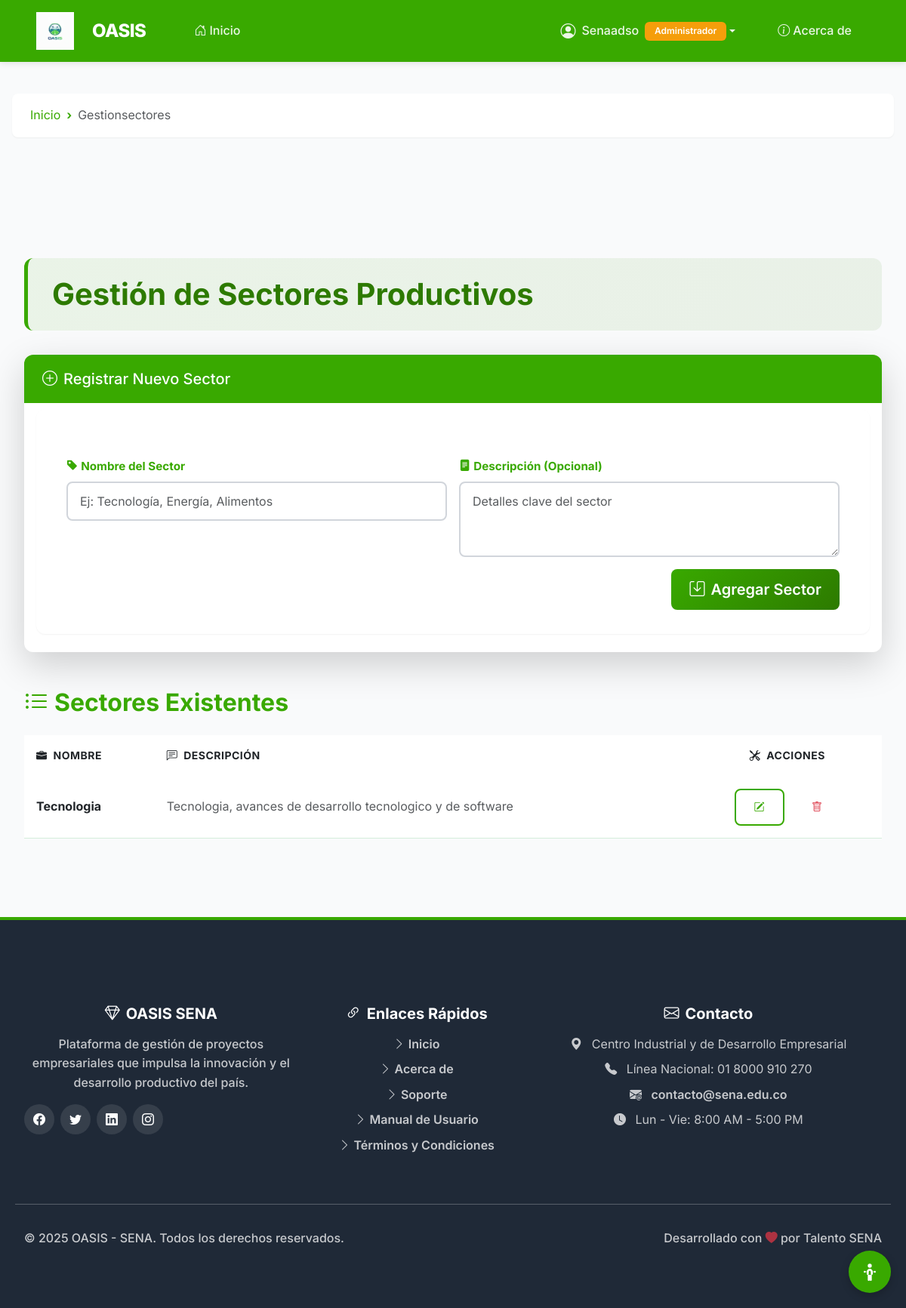
Screenshot of /gestion/sectores/ (signed in) with the database file from the repository.
### usuario/models.py (models this page shows, shortened)
class Usuario(AbstractUser):
    ADMIN = "ADMIN"
    EMPRESA = "EMPRESA"
    APRENDIZ = "APRENDIZ"
    INSTRUCTOR = "INSTRUCTOR"
    ROLES = [
        (ADMIN, "Administrador"),
        (EMPRESA, "Empresa"),
        (APRENDIZ, "Aprendiz"),
        (INSTRUCTOR, "Instructor"),
    ]
    rol = models.CharField(max_length=20, choices=ROLES, default=APRENDIZ, verbose_name="Rol del Usuario")
    esta_activo = models.BooleanField(default=True, verbose_name="Está Activo")
    class Meta:
        verbose_name = "Usuario del Sistema"
        verbose_name_plural = "Usuarios del Sistema"

class SectorProductivo(models.Model):
    nombre = models.CharField(max_length=100, unique=True, verbose_name="Sector Productivo")
    descripcion = models.TextField(blank=True, null=True, verbose_name="Descripción del Sector")
    class Meta:
        verbose_name = "Sector Productivo"
        verbose_name_plural = "Sectores Productivos"

### usuario/utils.py (the view)
        def _wrapped_view(request, *args, **kwargs):
            user = request.user
            if not user.is_authenticated:
                return redirect(reverse('auth:login') + f'?next={request.get_full_path()}')
            if user.is_superuser:
                return view_func(request, *args, **kwargs)
            if hasattr(user, 'rol') and user.rol in allowed_roles:
                return view_func(request, *args, **kwargs)
            messages.error(request, "No tienes permiso para acceder a esta página.")
            return redirect('home:inicio') # Redirige a la página de inicio de la app 'home'

### gestion/templates/gestion_sectores.html (shortened to what this page needs)
{% extends "base.html" %}
{% load static %}
{% load widget_tweaks %}
{% block content %}
<div class="container my-5">
    <div class="header-section">
        <h1>
            Gestión de Sectores Productivos
        </h1>
    </div>
    <div class="card card-sena shadow-lg mb-5 border-sena">
        <div class="card-header card-header-sena">
            <h5 class="mb-0">
                <i class="bi bi-plus-circle me-2"></i>Registrar Nuevo Sector
            </h5>
        </div>
        <div class="card-body p-4">
            <form method="POST" novalidate class="row g-3">
                <div class="col-md-6">
                    <label for="{{ form.nombre.id_for_label }}" class="form-label fw-bold text-sena">
                        <i class="bi bi-tag-fill me-1"></i>Nombre del Sector
                    </label>
                    {% render_field form.nombre class="form-control" placeholder="Ej: Tecnología, Energía, Alimentos" %}
                </div>
                <div class="col-md-6">
                    <label for="{{ form.descripcion.id_for_label }}" class="form-label fw-bold text-sena">
                        <i class="bi bi-file-text-fill me-1"></i>Descripción (Opcional)
                    </label>
                    {% render_field form.descripcion class="form-control" placeholder="Detalles clave del sector" %}
                </div>
                <div class="col-12 text-end">
                    <button type="submit" class="btn btn-sena btn-lg">
                        <i class="bi bi-save me-2"></i>Agregar Sector
                    </button>
                </div>
            </form>
        </div>
    </div>
    <h2 class="text-sena fw-bold mb-4">
        <i class="bi bi-list-ul me-2"></i>Sectores Existentes
    </h2>
    {% if sectores %}
        <div class="table-responsive">
            <table class="table table-hover table-sena">
                <thead>
                    <tr>
                        <th><i class="bi bi-briefcase-fill me-2"></i>Nombre</th>
                        <th><i class="bi bi-chat-left-text me-2"></i>Descripción</th>
                        <th class="text-center"><i class="bi bi-tools me-2"></i>Acciones</th>
                    </tr>
                </thead>
                <tbody>
                    {% for sector in sectores %}
                    <tr>
                        <td class="fw-bold">{{ sector.nombre }}</td>
                        <td class="text-muted">{{ sector.descripcion|truncatechars:80|default:"Sin descripción" }}</td>
                        <td class="text-center">
                            <a href="{% url 'gestion:editar_sector' sector.id %}"
                               class="btn btn-sena-outline btn-sm me-2"
                               title="Editar">
                                <i class="bi bi-pencil-square"></i>
                            </a>
                            <a href="{% url 'gestion:eliminar_sector' sector.id %}"
                               class="btn btn-outline-danger btn-sm"
                               title="Eliminar"
                               onclick="return confirm('¿Eliminar el sector: {{ sector.nombre }}?');">
                                <i class="bi bi-trash"></i>
                            </a>
                        </td>
                    </tr>
                    {% endfor %}
                </tbody>
            </table>
        </div>
    {% else %}
        <div class="alert alert-sena text-center p-4" role="alert">
            <i class="bi bi-inbox text-sena fs-4 d-block mb-2"></i>
            <strong>No hay sectores productivos registrados aún.</strong>
        </div>
    {% endif %}
</div>
{% endblock %}

### home/templates/base.html (shortened to what this page needs)
<!DOCTYPE html>
{% load static %}
<html lang="es">
<head>
    <link href="https://cdn.jsdelivr.net/npm/bootstrap@5.3.0/dist/css/bootstrap.min.css" rel="stylesheet">
    <link rel="stylesheet" href="https://cdn.jsdelivr.net/npm/bootstrap-icons@1.11.3/font/bootstrap-icons.min.css">
    <link rel="stylesheet" href="{% static 'css/styles.css' %}">
</head>
<body>
    <nav class="navbar navbar-expand-lg navbar-dark" id="mainNavbar">
        <div class="container-fluid px-lg-5">
            <a class="navbar-brand d-flex align-items-center" href="{% url 'home:inicio' %}">
                <img class="logo_OASIS" src="{% static 'img/logo/Logo_OASIS.jpg' %}" alt="Logo OASIS">
                <span>OASIS</span>
            </a>
            <div class="collapse navbar-collapse" id="navbarNav">
                <ul class="navbar-nav me-auto mb-2 mb-lg-0 ms-lg-4">
                    <li class="nav-item">
                        <a class="nav-link {% if request.resolver_match.url_name == 'home:inicio' %}active{% endif %}"
                            href="{% url 'home:inicio' %}">
                            <i class="bi bi-house-door me-1"></i>Inicio
                        </a>
                    </li>
                </ul>
                <ul class="navbar-nav align-items-lg-center gap-2">
                    {% if user.is_authenticated %}
                    <li class="nav-item dropdown">
                        <a class="nav-link dropdown-toggle d-flex align-items-center" href="#"
                            id="userDropdown" role="button" data-bs-toggle="dropdown" aria-expanded="false">
                            <i class="bi bi-person-circle fs-5 me-2"></i>
                            <span>{{ user.username }}</span>
                            {% if user.get_rol_display %}
                            <span class="badge bg-warning ms-2">{{ user.get_rol_display }}</span>
                            {% endif %}
                        </a>
                    </li>
                    {% endif %}
                    <li class="nav-item">
                        <a class="nav-link {% if request.resolver_match.url_name == 'home:acerca_de' %}active{% endif %}"
                            href="{% url 'home:acerca_de' %}">
                            <i class="bi bi-info-circle me-1"></i>Acerca de
                        </a>
                    </li>
                </ul>
            </div>
        </div>
    </nav>
{% if request.resolver_match.url_name != 'home:inicio' %}
<nav aria-label="breadcrumb" class="container mt-3">
    <ol class="breadcrumb">
        <li class="breadcrumb-item">
            <a href="{% url 'home:inicio' %}">Inicio</a>
        </li>
        <li class="breadcrumb-item active" aria-current="page">
            {% if request.resolver_match.url_name %}
                {{ request.resolver_match.url_name|capfirst|cut:"_" }}
            {% else %}
                Página
            {% endif %}
        </li>
    </ol>
</nav>
{% endif %}
    <main class="container py-4">
        {% block content %}{% endblock %}
    </main>
    <footer class="mt-auto">
        <div class="container">
            <div class="row g-4 py-5">
                <div class="col-lg-4 col-md-6">
                    <h5 class="fw-bold mb-3">
                        <i class="bi bi-gem me-2"></i>OASIS SENA
                    </h5>
                    <p class="opacity-75 mb-3">
                        Plataforma de gestión de proyectos empresariales que impulsa
                        la innovación y el desarrollo productivo del país.
                    </p>
                    <div class="d-flex gap-2">
                        <a href="#" class="social-icon" title="Facebook" aria-label="Facebook">
                            <i class="bi bi-facebook"></i>
                        </a>
                        <a href="#" class="social-icon" title="Twitter" aria-label="Twitter">
                            <i class="bi bi-twitter"></i>
                        </a>
                        <a href="#" class="social-icon" title="LinkedIn" aria-label="LinkedIn">
                            <i class="bi bi-linkedin"></i>
                        </a>
                        <a href="#" class="social-icon" title="Instagram" aria-label="Instagram">
                            <i class="bi bi-instagram"></i>
                        </a>
                    </div>
                </div>
                <div class="col-lg-3 col-md-6">
                    <h5 class="fw-bold mb-3">
                        <i class="bi bi-link-45deg me-2"></i>Enlaces Rápidos
                    </h5>
                    <ul class="list-unstyled">
                        <li class="mb-2">
                            <a href="{% url 'home:inicio' %}" class="opacity-75">
                                <i class="bi bi-chevron-right me-1"></i>Inicio
                            </a>
                        </li>
                        <li class="mb-2">
                            <a href="{% url 'home:acerca_de' %}" class="opacity-75">
                                <i class="bi bi-chevron-right me-1"></i>Acerca de
                            </a>
                        </li>
                        <li class="mb-2">
                            <a href="{% url 'auth:contacto' %}" class="opacity-75">
                                <i class="bi bi-chevron-right me-1"></i>Soporte
                            </a>
                        </li>
                        <li class="mb-2">
                            <a href="{% url 'auth:manual_usuario' %}" class="opacity-75">
                                <i class="bi bi-chevron-right me-1"></i>Manual de Usuario
                            </a>
                        </li>
                        <li class="mb-2">
                            <a href="{% url 'home:tyc' %}" class="opacity-75">
                                <i class="bi bi-chevron-right me-1"></i>Términos y Condiciones
                            </a>
                        </li>
                    </ul>
                </div>
                <div class="col-lg-5 col-md-12">
                    <h5 class="fw-bold mb-3">
                        <i class="bi bi-envelope me-2"></i>Contacto
                    </h5>
                    <ul class="list-unstyled opacity-75">
                        <li class="mb-2">
                            <i class="bi bi-geo-alt-fill me-2"></i>
                            Centro Industrial y de Desarrollo Empresarial
                        </li>
                        <li class="mb-2">
                            <i class="bi bi-telephone-fill me-2"></i>
                            Línea Nacional: 01 8000 910 270
                        </li>
                        <li class="mb-2">
                            <i class="bi bi-envelope-at-fill me-2"></i>
                            <a href="mailto:contacto@sena.edu.co">contacto@sena.edu.co</a>
                        </li>
                        <li class="mb-2">
                            <i class="bi bi-clock-fill me-2"></i>
                            Lun - Vie: 8:00 AM - 5:00 PM
                        </li>
                    </ul>
                </div>
            </div>
            <div class="row border-top border-white border-opacity-25 pt-4 pb-3">
                <div class="col-md-6 text-center text-md-start mb-2 mb-md-0">
                    <p class="mb-0 opacity-75">
                        &copy; 2025 OASIS - SENA. Todos los derechos reservados.
                    </p>
                </div>
                <div class="col-md-6 text-center text-md-end">
                    <p class="mb-0 opacity-75">
                        Desarrollado con <i class="bi bi-heart-fill text-danger"></i> por Talento SENA
                    </p>
                </div>
            </div>
        </div>
    </footer>
    <button id="accesibilidad-btn" aria-label="Menú de accesibilidad" title="Accesibilidad (Alt+A)">
    </button>
</body>
</html>

### rows the page displays
Usuario: username "Senaadso", rol "Administrador"
SectorProductivo: nombre "Tecnologia", descripcion "Tecnologia, avances de desarrollo tecnologico y de software"

### other values shown
{{ request.resolver_match.url_name|capfirst|cut:"_" }} "Gestionsectores"
